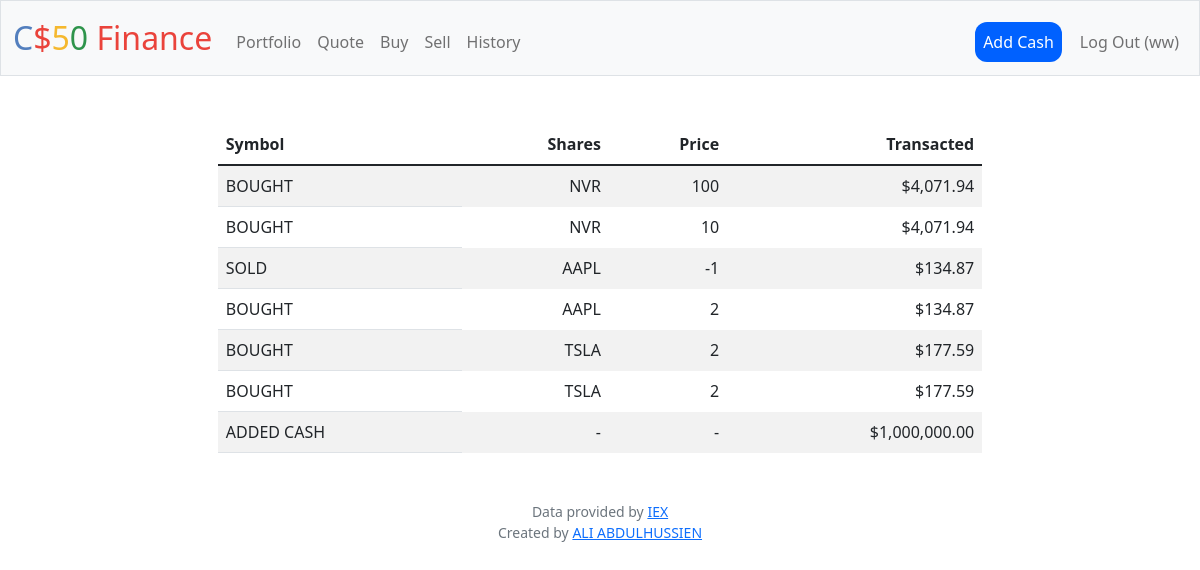
Page /history (signed in) on the committed database.
### tables this page shows
CREATE TABLE history (id INTEGER PRIMARY KEY AUTOINCREMENT NOT NULL, user_id TEXT NOT NULL, type TEXT NOT NULL, symbol TEXT NOT NULL, shares INTEGER NOT NULL, price INTEGER NOT NULL, time DATETIME DEFAULT (datetime('now', 'localtime')));

### app.py (the view)
@app.route("/history")
@login_required
def history():
    historydb = db.execute(
        "SELECT id, type, symbol, shares, price, time FROM history WHERE user_id = ? ORDER BY time DESC", session["user_id"])
    values = {}
    for stock in historydb:
        key = stock['id']
        elem = stock["price"]
        for stock in historydb:
            values[key] = elem
    for elem in values:
        values[elem] = usd(values[elem])
    return render_template("history.html", history=historydb, values=values)

### app.py (called while the page is built)
@app.after_request
def after_request(response):
    response.headers["Cache-Control"] = "no-cache, no-store, must-revalidate"
    response.headers["Expires"] = 0
    response.headers["Pragma"] = "no-cache"
    return response

### helpers.py (called while the page is built)
def login_required(f):
    @wraps(f)
    def decorated_function(*args, **kwargs):
        if session.get("user_id") is None:
            return redirect("/login")
        return f(*args, **kwargs)
    return decorated_function

def usd(value):
    return f"${value:,.2f}"

### templates/history.html (shortened to what this page needs)
{% extends "layout.html" %}
{% block main %}
    <table class="table table-striped">
        <thead>
            <tr>
                <th class="text-start" scope="col">Symbol</th>
                <th class="text-end" scope="col">Shares</th>
                <th class="text-end" scope="col">Price</th>
                <th class="text-end" scope="col">Transacted</th>
            </tr>
            </thead>
            <tbody>
        {% for row in history %}
        <tr>
            <td class="text-start">{{ row["type"] }}</td>
            <td class="border-0  text-end">{{ row["symbol"] }}</td>
            <td class="border-0  text-end">{{ row["shares"] }}</td>
            <td class="border-0  text-end">{{ values[row["id"]] }}</td>
        </tr>
        {% endfor %}
    </tbody>
    </table>
{% endblock %}

### templates/layout.html (shortened to what this page needs)
<!DOCTYPE html>
<html lang="en">
    <head>
        <link href="https://cdn.jsdelivr.net/npm/bootstrap@5.1.3/dist/css/bootstrap.min.css" rel="stylesheet">
        <link href="/static/styles.css" rel="stylesheet">
    </head>
    <body>
        <nav class="bg-light border navbar navbar-expand-md navbar-light">
            <div class="container-fluid">
                <a class="navbar-brand" href="/"><span class="blue">C</span><span class="red">$</span><span class="yellow">5</span><span class="green">0</span> <span class="red">Finance</span></a>                <button aria-controls="navbar" aria-expanded="false" aria-label="Toggle navigation" class="navbar-toggler" data-bs-target="#navbar" data-bs-toggle="collapse" type="button">
                <div class="collapse navbar-collapse" id="navbar">
                    {% if session["user_id"] %}
                        <ul class="navbar-nav me-auto mt-2">
                            <li class="nav-item"><a class="nav-link" href="/">Portfolio</a></li>
                            <li class="nav-item"><a class="nav-link" href="/quote">Quote</a></li>
                            <li class="nav-item"><a class="nav-link" href="/buy">Buy</a></li>
                            <li class="nav-item"><a class="nav-link" href="/sell">Sell</a></li>
                            <li class="nav-item"><a class="nav-link" href="/history">History</a></li>
                        </ul>
                        <ul class="navbar-nav ms-auto mt-2">
                            <li class="nav-item" id="addcashbtn" style="background-color:#0061FF; border-radius:12px; margin-right:10px"><a class="nav-link" href="/addcash" style="color:white">Add Cash</a></li>
                            <li class="nav-item"><a class="nav-link" href="/logout">Log Out ({{ session["username"] }})</a></li>
                        </ul>
                    {% else %}
                        <ul class="navbar-nav ms-auto mt-2">
                            <li class="nav-item"><a class="nav-link" href="/register">Register</a></li>
                            <li class="nav-item"><a class="nav-link" href="/login">Log In</a></li>
                        </ul>
                    {% endif %}
                </div>
            </div>
        </nav>
        <main class="container-fluid py-5 text-center">
            {% block main %}{% endblock %}
        </main>
        <footer class="mb-5 small text-center text-muted">
            Data provided by <a href="https://iexcloud.io/">IEX</a><br>
            Created by <a href="https://github.com/ali90h">ALI ABDULHUSSIEN</a>
        </footer>
    </body>
</html>

### static/styles.css (style rules this page uses)
nav .navbar-brand { font-size: xx-large; }
nav .navbar-brand .blue { color: #537fbe; }
nav .navbar-brand .red { color: #ea433b; }
nav .navbar-brand .yellow { color: #f5b82e; }
nav .navbar-brand .green { color: #2e944b; }
.table { width: 65%; justify-content: center; margin: auto; }

### rows in the picture
history: type "BOUGHT", symbol "NVR", shares "100", price "$4,071.94"
history: type "BOUGHT", symbol "NVR", shares "10", price "$4,071.94"
history: type "SOLD", symbol "AAPL", shares "-1", price "$134.87"
history: type "BOUGHT", symbol "AAPL", shares "2", price "$134.87"
history: type "BOUGHT", symbol "TSLA", shares "2", price "$177.59"
history: type "BOUGHT", symbol "TSLA", shares "2", price "$177.59"
history: type "ADDED CASH", symbol "-", shares "-", price "$1,000,000.00"

### other values in the picture
{{ session["username"] }} "ww"
